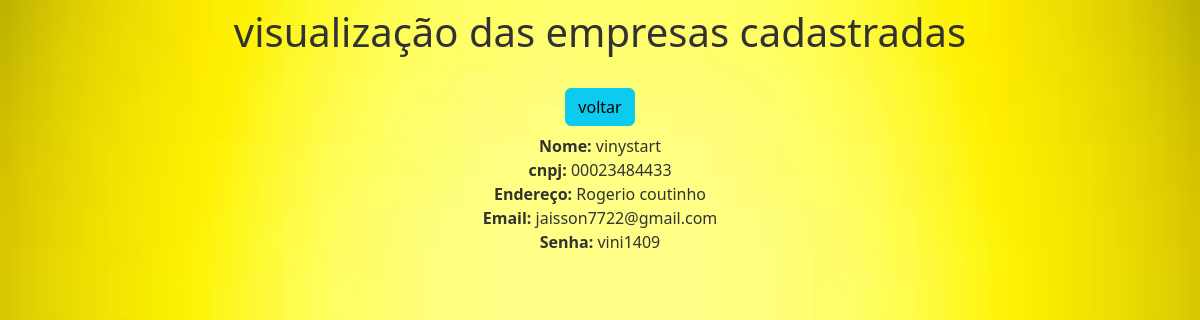
Page /ver31 on the committed database.
### app/models.py (models this page shows)
class user(models.Model):
    nome = models.CharField(max_length=150)
    cnpj= models.CharField (max_length=18)
    endereco = models.CharField(max_length=200)
    email = models.EmailField(max_length=254)
    senha = models.CharField(max_length=20)

### app/views.py (the view)
# urls.py: path('ver<int:pk>', ver, name='ver'),
def ver(request, pk):
    data = {}
    data['db'] = user.objects.get(pk=pk)
    return render(request, "ver.html", data)

### templates/ver.html (shortened to what this page needs)
{% extends 'base.html' %}
{% load static %}
{% block body %}
<!DOCTYPE html>
<html lang="pt-BR" xmlns="http://www.w3.org/1999/html">
<head>
    <link href="https://cdn.jsdelivr.net/npm/bootstrap@5.3.0-alpha3/dist/css/bootstrap.min.css" rel="stylesheet">
</head>
<body>
    <div class=" col-8 m-auto pt-2 pb-2 text-center">
        <h1> visualização das empresas cadastradas </h1>
    </div>
    <div class=" col-8 m-auto pt-3 pb-2 text-center">
        <a href="usuario" class="btn btn-info">voltar</a>
    </div>
    <div class=" col-8 m-auto pt- pb-2 text-center">
        <strong>Nome: </strong>{{db.nome}}<br>
        <strong>cnpj: </strong>{{db.cnpj}}<br>
        <strong>Endereço: </strong>{{db.endereco}}<br>
        <strong>Email: </strong>{{db.email}}<br>
        <strong>Senha: </strong>{{db.senha}}<br>
    </div>
</body>
</html>
{% endblock %}

### static/css/style.css (style rules this page uses)
* { margin: 0 ; padding: 0; box-sizing: border-box; color: #323232; border:none; }
body { background-image: url('../img/login01.jpeg'); background-size: cover; }
a , label { front-size: .8rem; }

### rows in the picture
user: nome "vinystart", cnpj "00023484433", endereco "Rogerio coutinho", email "jaisson7722@gmail.com", senha "vini1409"
